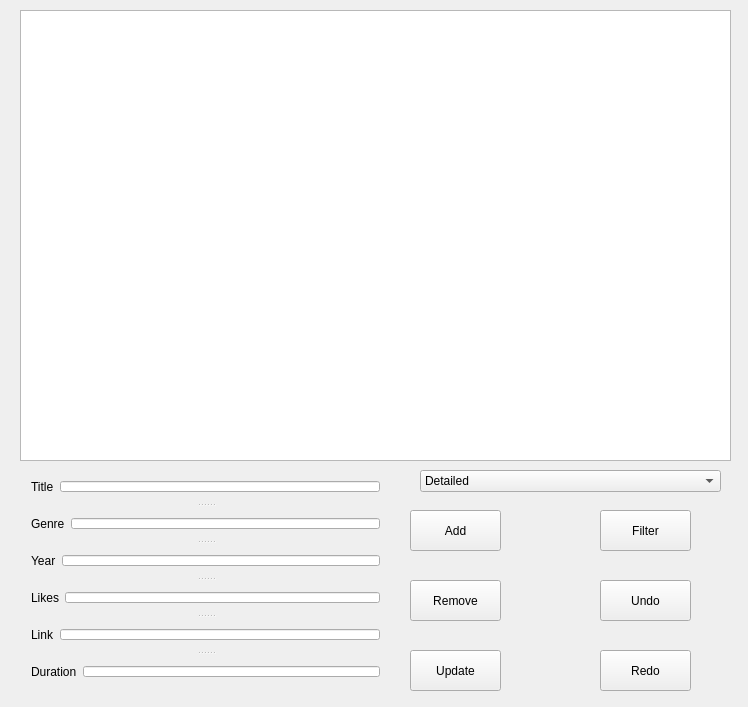
<?xml version="1.0" encoding="UTF-8"?>
<ui version="4.0">
 <class>GuiAdmin</class>
 <widget class="QWidget" name="GuiAdmin">
  <property name="geometry">
   <rect>
    <x>0</x>
    <y>0</y>
    <width>748</width>
    <height>707</height>
   </rect>
  </property>
  <property name="windowTitle">
   <string>GuiAdmin</string>
  </property>
  <widget class="QListWidget" name="repoList">
   <property name="geometry">
    <rect>
     <x>20</x>
     <y>10</y>
     <width>711</width>
     <height>451</height>
    </rect>
   </property>
  </widget>
  <widget class="QPushButton" name="addButton">
   <property name="geometry">
    <rect>
     <x>410</x>
     <y>510</y>
     <width>91</width>
     <height>41</height>
    </rect>
   </property>
   <property name="text">
    <string>Add</string>
   </property>
  </widget>
  <widget class="QPushButton" name="removeButton">
   <property name="geometry">
    <rect>
     <x>410</x>
     <y>580</y>
     <width>91</width>
     <height>41</height>
    </rect>
   </property>
   <property name="text">
    <string>Remove</string>
   </property>
  </widget>
  <widget class="QPushButton" name="updateButton">
   <property name="geometry">
    <rect>
     <x>410</x>
     <y>650</y>
     <width>91</width>
     <height>41</height>
    </rect>
   </property>
   <property name="text">
    <string>Update</string>
   </property>
  </widget>
  <widget class="QSplitter" name="splitter">
   <property name="geometry">
    <rect>
     <x>20</x>
     <y>470</y>
     <width>371</width>
     <height>221</height>
    </rect>
   </property>
   <property name="orientation">
    <enum>Qt::Vertical</enum>
   </property>
   <widget class="QWidget" name="layoutWidget">
    <layout class="QHBoxLayout" name="horizontalLayout">
     <item>
      <widget class="QLabel" name="title">
       <property name="text">
        <string>Title</string>
       </property>
      </widget>
     </item>
     <item>
      <widget class="QLineEdit" name="titleEdit"/>
     </item>
    </layout>
   </widget>
   <widget class="QWidget" name="layoutWidget">
    <layout class="QHBoxLayout" name="horizontalLayout_2">
     <item>
      <widget class="QLabel" name="genre">
       <property name="text">
        <string>Genre</string>
       </property>
      </widget>
     </item>
     <item>
      <widget class="QLineEdit" name="genreEdit"/>
     </item>
    </layout>
   </widget>
   <widget class="QWidget" name="layoutWidget">
    <layout class="QHBoxLayout" name="horizontalLayout_3">
     <item>
      <widget class="QLabel" name="year">
       <property name="text">
        <string>Year</string>
       </property>
      </widget>
     </item>
     <item>
      <widget class="QLineEdit" name="yearEdit"/>
     </item>
    </layout>
   </widget>
   <widget class="QWidget" name="layoutWidget">
    <layout class="QHBoxLayout" name="horizontalLayout_4">
     <item>
      <widget class="QLabel" name="likes">
       <property name="text">
        <string>Likes</string>
       </property>
      </widget>
     </item>
     <item>
      <widget class="QLineEdit" name="likesEdit"/>
     </item>
    </layout>
   </widget>
   <widget class="QWidget" name="layoutWidget">
    <layout class="QHBoxLayout" name="horizontalLayout_5">
     <item>
      <widget class="QLabel" name="link">
       <property name="text">
        <string>Link</string>
       </property>
      </widget>
     </item>
     <item>
      <widget class="QLineEdit" name="linkEdit"/>
     </item>
    </layout>
   </widget>
   <widget class="QWidget" name="layoutWidget">
    <layout class="QHBoxLayout" name="horizontalLayout_6">
     <item>
      <widget class="QLabel" name="duration">
       <property name="text">
        <string>Duration</string>
       </property>
      </widget>
     </item>
     <item>
      <widget class="QLineEdit" name="durationEdit"/>
     </item>
    </layout>
   </widget>
  </widget>
  <widget class="QComboBox" name="detailComboBox">
   <property name="geometry">
    <rect>
     <x>420</x>
     <y>470</y>
     <width>301</width>
     <height>22</height>
    </rect>
   </property>
   <item>
    <property name="text">
     <string>Detailed</string>
    </property>
   </item>
   <item>
    <property name="text">
     <string>Short</string>
    </property>
   </item>
  </widget>
  <widget class="QPushButton" name="filterButton">
   <property name="geometry">
    <rect>
     <x>600</x>
     <y>510</y>
     <width>91</width>
     <height>41</height>
    </rect>
   </property>
   <property name="text">
    <string>Filter</string>
   </property>
  </widget>
  <widget class="QPushButton" name="undoButton">
   <property name="geometry">
    <rect>
     <x>600</x>
     <y>580</y>
     <width>91</width>
     <height>41</height>
    </rect>
   </property>
   <property name="text">
    <string>Undo</string>
   </property>
  </widget>
  <widget class="QPushButton" name="redoButton">
   <property name="geometry">
    <rect>
     <x>600</x>
     <y>650</y>
     <width>91</width>
     <height>41</height>
    </rect>
   </property>
   <property name="text">
    <string>Redo</string>
   </property>
  </widget>
 </widget>
 <layoutdefault spacing="6" margin="11"/>
 <resources/>
 <connections/>
</ui>
